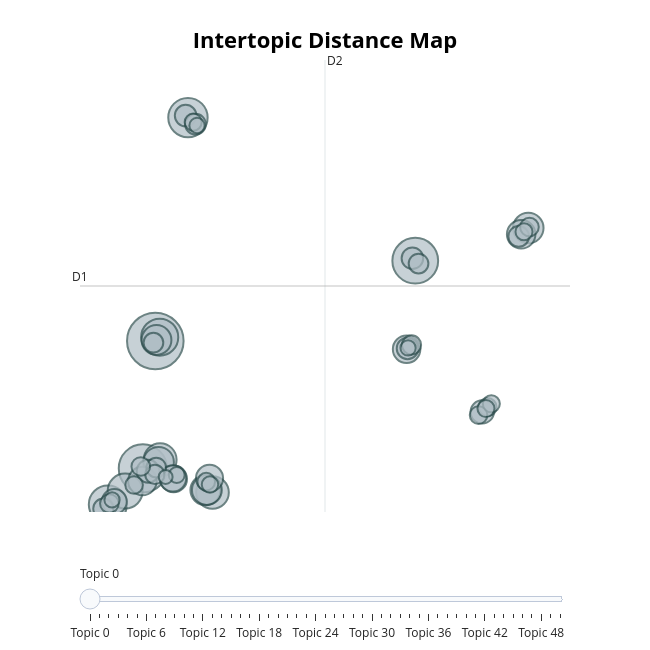

Here is the notebook cell this chart was saved with:
### Code cell
topic_model_no_place.visualize_topics()

### Figure 1 — Plotly figure (JSON) as saved in the notebook; plotly's stock layout.template omitted (floating-point values rounded to 4 significant figures; data arrays with more than 128 entries replaced by an {"elided": "..."} marker saying what was removed)
{"data": [{"customdata": {"elided": "51x3 mixed values"}, "hovertemplate": "<b>Topic %{customdata[0]}</b><br>%{customdata[1]}<br>Size: %{customdata[2]}", "legendgroup": "", "marker": {"color": "#B0BEC5", "line": {"color": "DarkSlateGrey", "width": 2}, "size": [165, 120, 108, 80, 75, 71, 63, 56, 55, 48, 48, 47, 46, 46, 42, 42, 39, 38, 37, 36, 32, 28, 27, 24, 24, 24, 22, 22, 21, 20, 20, 20, 19, 19, 18, 18, 18, 17, 16, 16, 16, 15, 15, 15, 15, 14, 13, 12, 12, 12, 10], "sizemode": "area", "sizeref": 0.1031, "symbol": "circle"}, "mode": "markers", "name": "", "orientation": "v", "showlegend": false, "type": "scatter", "x": [-5.617, -6.29, 8.457, -3.849, -8.185, -5.38, -7.25, -5.357, -2.522, 14.58, -5.437, -2.899, -2.826, -5.553, 14.19, -6.315, 7.989, -2.681, -4.626, -4.663, -7.836, 12.08, -6.009, -3.976, 8.039, 8.303, 14.06, -3.442, -8.43, -5.568, 8.635, -5.719, -5.641, 8.256, -8.103, 14.64, -6.403, 12.37, -6.765, -2.86, 11.89, -3.566, 12.58, 12.29, 14.34, -2.656, -4.458, 8.069, -7.96, -3.359, -5.058], "xaxis": "x", "y": [8.974, 1.083, 13.95, 22.81, -1.155, 9.21, -0.3203, 1.618, -0.4091, 15.97, 1.47, -0.2539, -0.2523, 9.038, 15.58, 0.301, 8.465, 0.4708, 0.4345, 0.4673, -0.9691, 4.582, 0.9118, 22.94, 8.514, 14.1, 15.45, 22.4, -1.405, 1.136, 13.77, 8.872, 0.7084, 8.729, -1.089, 16.03, 1.203, 4.879, 0.05528, 0.2626, 4.385, 22.53, 5.083, 4.79, 15.74, 0.08333, 0.6772, 8.543, -0.8682, 22.32, 0.5564], "yaxis": "y"}], "layout": {"annotations": [{"showarrow": false, "text": "D1", "x": -9.695, "y": 12.38, "yshift": 10}, {"showarrow": false, "text": "D2", "x": 3.571, "xshift": 10, "y": 26.38}], "height": 650, "hoverlabel": {"bgcolor": "white", "font": {"family": "Rockwell", "size": 16}}, "legend": {"itemsizing": "constant", "tracegroupgap": 0}, "margin": {"t": 60}, "shapes": [{"line": {"color": "#CFD8DC", "width": 2}, "type": "line", "x0": 3.571, "x1": 3.571, "y0": -1.616, "y1": 26.38}, {"line": {"color": "#9E9E9E", "width": 2}, "type": "line", "x0": -9.695, "x1": 16.84, "y0": 12.38, "y1": 12.38}], "sliders": [{"active": 0, "pad": {"t": 50}, "steps": [{"args": [{"marker.color": [["red", "#B0BEC5", "#B0BEC5", "#B0BEC5", "#B0BEC5", "#B0BEC5", "#B0BEC5", "#B0BEC5", "#B0BEC5", "#B0BEC5", "#B0BEC5", "#B0BEC5", "#B0BEC5", "#B0BEC5", "#B0BEC5", "#B0BEC5", "#B0BEC5", "#B0BEC5", "#B0BEC5", "#B0BEC5", "#B0BEC5", "#B0BEC5", "#B0BEC5", "#B0BEC5", "#B0BEC5", "#B0BEC5", "#B0BEC5", "#B0BEC5", "#B0BEC5", "#B0BEC5", "#B0BEC5", "#B0BEC5", "#B0BEC5", "#B0BEC5", "#B0BEC5", "#B0BEC5", "#B0BEC5", "#B0BEC5", "#B0BEC5", "#B0BEC5", "#B0BEC5", "#B0BEC5", "#B0BEC5", "#B0BEC5", "#B0BEC5", "#B0BEC5", "#B0BEC5", "#B0BEC5", "#B0BEC5", "#B0BEC5", "#B0BEC5"]]}], "label": "Topic 0", "method": "update"}, {"args": [{"marker.color": [["#B0BEC5", "red", "#B0BEC5", "#B0BEC5", "#B0BEC5", "#B0BEC5", "#B0BEC5", "#B0BEC5", "#B0BEC5", "#B0BEC5", "#B0BEC5", "#B0BEC5", "#B0BEC5", "#B0BEC5", "#B0BEC5", "#B0BEC5", "#B0BEC5", "#B0BEC5", "#B0BEC5", "#B0BEC5", "#B0BEC5", "#B0BEC5", "#B0BEC5", "#B0BEC5", "#B0BEC5", "#B0BEC5", "#B0BEC5", "#B0BEC5", "#B0BEC5", "#B0BEC5", "#B0BEC5", "#B0BEC5", "#B0BEC5", "#B0BEC5", "#B0BEC5", "#B0BEC5", "#B0BEC5", "#B0BEC5", "#B0BEC5", "#B0BEC5", "#B0BEC5", "#B0BEC5", "#B0BEC5", "#B0BEC5", "#B0BEC5", "#B0BEC5", "#B0BEC5", "#B0BEC5", "#B0BEC5", "#B0BEC5", "#B0BEC5"]]}], "label": "Topic 1", "method": "update"}, {"args": [{"marker.color": [["#B0BEC5", "#B0BEC5", "red", "#B0BEC5", "#B0BEC5", "#B0BEC5", "#B0BEC5", "#B0BEC5", "#B0BEC5", "#B0BEC5", "#B0BEC5", "#B0BEC5", "#B0BEC5", "#B0BEC5", "#B0BEC5", "#B0BEC5", "#B0BEC5", "#B0BEC5", "#B0BEC5", "#B0BEC5", "#B0BEC5", "#B0BEC5", "#B0BEC5", "#B0BEC5", "#B0BEC5", "#B0BEC5", "#B0BEC5", "#B0BEC5", "#B0BEC5", "#B0BEC5", "#B0BEC5", "#B0BEC5", "#B0BEC5", "#B0BEC5", "#B0BEC5", "#B0BEC5", "#B0BEC5", "#B0BEC5", "#B0BEC5", "#B0BEC5", "#B0BEC5", "#B0BEC5", "#B0BEC5", "#B0BEC5", "#B0BEC5", "#B0BEC5", "#B0BEC5", "#B0BEC5", "#B0BEC5", "#B0BEC5", "#B0BEC5"]]}], "label": "Topic 2", "method": "update"}, {"args": [{"marker.color": [["#B0BEC5", "#B0BEC5", "#B0BEC5", "red", "#B0BEC5", "#B0BEC5", "#B0BEC5", "#B0BEC5", "#B0BEC5", "#B0BEC5", "#B0BEC5", "#B0BEC5", "#B0BEC5", "#B0BEC5", "#B0BEC5", "#B0BEC5", "#B0BEC5", "#B0BEC5", "#B0BEC5", "#B0BEC5", "#B0BEC5", "#B0BEC5", "#B0BEC5", "#B0BEC5", "#B0BEC5", "#B0BEC5", "#B0BEC5", "#B0BEC5", "#B0BEC5", "#B0BEC5", "#B0BEC5", "#B0BEC5", "#B0BEC5", "#B0BEC5", "#B0BEC5", "#B0BEC5", "#B0BEC5", "#B0BEC5", "#B0BEC5", "#B0BEC5", "#B0BEC5", "#B0BEC5", "#B0BEC5", "#B0BEC5", "#B0BEC5", "#B0BEC5", "#B0BEC5", "#B0BEC5", "#B0BEC5", "#B0BEC5", "#B0BEC5"]]}], "label": "Topic 3", "method": "update"}, {"args": [{"marker.color": [["#B0BEC5", "#B0BEC5", "#B0BEC5", "#B0BEC5", "red", "#B0BEC5", "#B0BEC5", "#B0BEC5", "#B0BEC5", "#B0BEC5", "#B0BEC5", "#B0BEC5", "#B0BEC5", "#B0BEC5", "#B0BEC5", "#B0BEC5", "#B0BEC5", "#B0BEC5", "#B0BEC5", "#B0BEC5", "#B0BEC5", "#B0BEC5", "#B0BEC5", "#B0BEC5", "#B0BEC5", "#B0BEC5", "#B0BEC5", "#B0BEC5", "#B0BEC5", "#B0BEC5", "#B0BEC5", "#B0BEC5", "#B0BEC5", "#B0BEC5", "#B0BEC5", "#B0BEC5", "#B0BEC5", "#B0BEC5", "#B0BEC5", "#B0BEC5", "#B0BEC5", "#B0BEC5", "#B0BEC5", "#B0BEC5", "#B0BEC5", "#B0BEC5", "#B0BEC5", "#B0BEC5", "#B0BEC5", "#B0BEC5", "#B0BEC5"]]}], "label": "Topic 4", "method": "update"}, {"args": [{"marker.color": [["#B0BEC5", "#B0BEC5", "#B0BEC5", "#B0BEC5", "#B0BEC5", "red", "#B0BEC5", "#B0BEC5", "#B0BEC5", "#B0BEC5", "#B0BEC5", "#B0BEC5", "#B0BEC5", "#B0BEC5", "#B0BEC5", "#B0BEC5", "#B0BEC5", "#B0BEC5", "#B0BEC5", "#B0BEC5", "#B0BEC5", "#B0BEC5", "#B0BEC5", "#B0BEC5", "#B0BEC5", "#B0BEC5", "#B0BEC5", "#B0BEC5", "#B0BEC5", "#B0BEC5", "#B0BEC5", "#B0BEC5", "#B0BEC5", "#B0BEC5", "#B0BEC5", "#B0BEC5", "#B0BEC5", "#B0BEC5", "#B0BEC5", "#B0BEC5", "#B0BEC5", "#B0BEC5", "#B0BEC5", "#B0BEC5", "#B0BEC5", "#B0BEC5", "#B0BEC5", "#B0BEC5", "#B0BEC5", "#B0BEC5", "#B0BEC5"]]}], "label": "Topic 5", "method": "update"}, {"args": [{"marker.color": [["#B0BEC5", "#B0BEC5", "#B0BEC5", "#B0BEC5", "#B0BEC5", "#B0BEC5", "red", "#B0BEC5", "#B0BEC5", "#B0BEC5", "#B0BEC5", "#B0BEC5", "#B0BEC5", "#B0BEC5", "#B0BEC5", "#B0BEC5", "#B0BEC5", "#B0BEC5", "#B0BEC5", "#B0BEC5", "#B0BEC5", "#B0BEC5", "#B0BEC5", "#B0BEC5", "#B0BEC5", "#B0BEC5", "#B0BEC5", "#B0BEC5", "#B0BEC5", "#B0BEC5", "#B0BEC5", "#B0BEC5", "#B0BEC5", "#B0BEC5", "#B0BEC5", "#B0BEC5", "#B0BEC5", "#B0BEC5", "#B0BEC5", "#B0BEC5", "#B0BEC5", "#B0BEC5", "#B0BEC5", "#B0BEC5", "#B0BEC5", "#B0BEC5", "#B0BEC5", "#B0BEC5", "#B0BEC5", "#B0BEC5", "#B0BEC5"]]}], "label": "Topic 6", "method": "update"}, {"args": [{"marker.color": [["#B0BEC5", "#B0BEC5", "#B0BEC5", "#B0BEC5", "#B0BEC5", "#B0BEC5", "#B0BEC5", "red", "#B0BEC5", "#B0BEC5", "#B0BEC5", "#B0BEC5", "#B0BEC5", "#B0BEC5", "#B0BEC5", "#B0BEC5", "#B0BEC5", "#B0BEC5", "#B0BEC5", "#B0BEC5", "#B0BEC5", "#B0BEC5", "#B0BEC5", "#B0BEC5", "#B0BEC5", "#B0BEC5", "#B0BEC5", "#B0BEC5", "#B0BEC5", "#B0BEC5", "#B0BEC5", "#B0BEC5", "#B0BEC5", "#B0BEC5", "#B0BEC5", "#B0BEC5", "#B0BEC5", "#B0BEC5", "#B0BEC5", "#B0BEC5", "#B0BEC5", "#B0BEC5", "#B0BEC5", "#B0BEC5", "#B0BEC5", "#B0BEC5", "#B0BEC5", "#B0BEC5", "#B0BEC5", "#B0BEC5", "#B0BEC5"]]}], "label": "Topic 7", "method": "update"}, {"args": [{"marker.color": [["#B0BEC5", "#B0BEC5", "#B0BEC5", "#B0BEC5", "#B0BEC5", "#B0BEC5", "#B0BEC5", "#B0BEC5", "red", "#B0BEC5", "#B0BEC5", "#B0BEC5", "#B0BEC5", "#B0BEC5", "#B0BEC5", "#B0BEC5", "#B0BEC5", "#B0BEC5", "#B0BEC5", "#B0BEC5", "#B0BEC5", "#B0BEC5", "#B0BEC5", "#B0BEC5", "#B0BEC5", "#B0BEC5", "#B0BEC5", "#B0BEC5", "#B0BEC5", "#B0BEC5", "#B0BEC5", "#B0BEC5", "#B0BEC5", "#B0BEC5", "#B0BEC5", "#B0BEC5", "#B0BEC5", "#B0BEC5", "#B0BEC5", "#B0BEC5", "#B0BEC5", "#B0BEC5", "#B0BEC5", "#B0BEC5", "#B0BEC5", "#B0BEC5", "#B0BEC5", "#B0BEC5", "#B0BEC5", "#B0BEC5", "#B0BEC5"]]}], "label": "Topic 8", "method": "update"}, {"args": [{"marker.color": [["#B0BEC5", "#B0BEC5", "#B0BEC5", "#B0BEC5", "#B0BEC5", "#B0BEC5", "#B0BEC5", "#B0BEC5", "#B0BEC5", "red", "#B0BEC5", "#B0BEC5", "#B0BEC5", "#B0BEC5", "#B0BEC5", "#B0BEC5", "#B0BEC5", "#B0BEC5", "#B0BEC5", "#B0BEC5", "#B0BEC5", "#B0BEC5", "#B0BEC5", "#B0BEC5", "#B0BEC5", "#B0BEC5", "#B0BEC5", "#B0BEC5", "#B0BEC5", "#B0BEC5", "#B0BEC5", "#B0BEC5", "#B0BEC5", "#B0BEC5", "#B0BEC5", "#B0BEC5", "#B0BEC5", "#B0BEC5", "#B0BEC5", "#B0BEC5", "#B0BEC5", "#B0BEC5", "#B0BEC5", "#B0BEC5", "#B0BEC5", "#B0BEC5", "#B0BEC5", "#B0BEC5", "#B0BEC5", "#B0BEC5", "#B0BEC5"]]}], "label": "Topic 9", "method": "update"}, {"args": [{"marker.color": [["#B0BEC5", "#B0BEC5", "#B0BEC5", "#B0BEC5", "#B0BEC5", "#B0BEC5", "#B0BEC5", "#B0BEC5", "#B0BEC5", "#B0BEC5", "red", "#B0BEC5", "#B0BEC5", "#B0BEC5", "#B0BEC5", "#B0BEC5", "#B0BEC5", "#B0BEC5", "#B0BEC5", "#B0BEC5", "#B0BEC5", "#B0BEC5", "#B0BEC5", "#B0BEC5", "#B0BEC5", "#B0BEC5", "#B0BEC5", "#B0BEC5", "#B0BEC5", "#B0BEC5", "#B0BEC5", "#B0BEC5", "#B0BEC5", "#B0BEC5", "#B0BEC5", "#B0BEC5", "#B0BEC5", "#B0BEC5", "#B0BEC5", "#B0BEC5", "#B0BEC5", "#B0BEC5", "#B0BEC5", "#B0BEC5", "#B0BEC5", "#B0BEC5", "#B0BEC5", "#B0BEC5", "#B0BEC5", "#B0BEC5", "#B0BEC5"]]}], "label": "Topic 10", "method": "update"}, {"args": [{"marker.color": [["#B0BEC5", "#B0BEC5", "#B0BEC5", "#B0BEC5", "#B0BEC5", "#B0BEC5", "#B0BEC5", "#B0BEC5", "#B0BEC5", "#B0BEC5", "#B0BEC5", "red", "#B0BEC5", "#B0BEC5", "#B0BEC5", "#B0BEC5", "#B0BEC5", "#B0BEC5", "#B0BEC5", "#B0BEC5", "#B0BEC5", "#B0BEC5", "#B0BEC5", "#B0BEC5", "#B0BEC5", "#B0BEC5", "#B0BEC5", "#B0BEC5", "#B0BEC5", "#B0BEC5", "#B0BEC5", "#B0BEC5", "#B0BEC5", "#B0BEC5", "#B0BEC5", "#B0BEC5", "#B0BEC5", "#B0BEC5", "#B0BEC5", "#B0BEC5", "#B0BEC5", "#B0BEC5", "#B0BEC5", "#B0BEC5", "#B0BEC5", "#B0BEC5", "#B0BEC5", "#B0BEC5", "#B0BEC5", "#B0BEC5", "#B0BEC5"]]}], "label": "Topic 11", "method": "update"}, {"args": [{"marker.color": [["#B0BEC5", "#B0BEC5", "#B0BEC5", "#B0BEC5", "#B0BEC5", "#B0BEC5", "#B0BEC5", "#B0BEC5", "#B0BEC5", "#B0BEC5", "#B0BEC5", "#B0BEC5", "red", "#B0BEC5", "#B0BEC5", "#B0BEC5", "#B0BEC5", "#B0BEC5", "#B0BEC5", "#B0BEC5", "#B0BEC5", "#B0BEC5", "#B0BEC5", "#B0BEC5", "#B0BEC5", "#B0BEC5", "#B0BEC5", "#B0BEC5", "#B0BEC5", "#B0BEC5", "#B0BEC5", "#B0BEC5", "#B0BEC5", "#B0BEC5", "#B0BEC5", "#B0BEC5", "#B0BEC5", "#B0BEC5", "#B0BEC5", "#B0BEC5", "#B0BEC5", "#B0BEC5", "#B0BEC5", "#B0BEC5", "#B0BEC5", "#B0BEC5", "#B0BEC5", "#B0BEC5", "#B0BEC5", "#B0BEC5", "#B0BEC5"]]}], "label": "Topic 12", "method": "update"}, {"args": [{"marker.color": [["#B0BEC5", "#B0BEC5", "#B0BEC5", "#B0BEC5", "#B0BEC5", "#B0BEC5", "#B0BEC5", "#B0BEC5", "#B0BEC5", "#B0BEC5", "#B0BEC5", "#B0BEC5", "#B0BEC5", "red", "#B0BEC5", "#B0BEC5", "#B0BEC5", "#B0BEC5", "#B0BEC5", "#B0BEC5", "#B0BEC5", "#B0BEC5", "#B0BEC5", "#B0BEC5", "#B0BEC5", "#B0BEC5", "#B0BEC5", "#B0BEC5", "#B0BEC5", "#B0BEC5", "#B0BEC5", "#B0BEC5", "#B0BEC5", "#B0BEC5", "#B0BEC5", "#B0BEC5", "#B0BEC5", "#B0BEC5", "#B0BEC5", "#B0BEC5", "#B0BEC5", "#B0BEC5", "#B0BEC5", "#B0BEC5", "#B0BEC5", "#B0BEC5", "#B0BEC5", "#B0BEC5", "#B0BEC5", "#B0BEC5", "#B0BEC5"]]}], "label": "Topic 13", "method": "update"}, {"args": [{"marker.color": [["#B0BEC5", "#B0BEC5", "#B0BEC5", "#B0BEC5", "#B0BEC5", "#B0BEC5", "#B0BEC5", "#B0BEC5", "#B0BEC5", "#B0BEC5", "#B0BEC5", "#B0BEC5", "#B0BEC5", "#B0BEC5", "red", "#B0BEC5", "#B0BEC5", "#B0BEC5", "#B0BEC5", "#B0BEC5", "#B0BEC5", "#B0BEC5", "#B0BEC5", "#B0BEC5", "#B0BEC5", "#B0BEC5", "#B0BEC5", "#B0BEC5", "#B0BEC5", "#B0BEC5", "#B0BEC5", "#B0BEC5", "#B0BEC5", "#B0BEC5", "#B0BEC5", "#B0BEC5", "#B0BEC5", "#B0BEC5", "#B0BEC5", "#B0BEC5", "#B0BEC5", "#B0BEC5", "#B0BEC5", "#B0BEC5", "#B0BEC5", "#B0BEC5", "#B0BEC5", "#B0BEC5", "#B0BEC5", "#B0BEC5", "#B0BEC5"]]}], "label": "Topic 14", "method": "update"}, {"args": [{"marker.color": [["#B0BEC5", "#B0BEC5", "#B0BEC5", "#B0BEC5", "#B0BEC5", "#B0BEC5", "#B0BEC5", "#B0BEC5", "#B0BEC5", "#B0BEC5", "#B0BEC5", "#B0BEC5", "#B0BEC5", "#B0BEC5", "#B0BEC5", "red", "#B0BEC5", "#B0BEC5", "#B0BEC5", "#B0BEC5", "#B0BEC5", "#B0BEC5", "#B0BEC5", "#B0BEC5", "#B0BEC5", "#B0BEC5", "#B0BEC5", "#B0BEC5", "#B0BEC5", "#B0BEC5", "#B0BEC5", "#B0BEC5", "#B0BEC5", "#B0BEC5", "#B0BEC5", "#B0BEC5", "#B0BEC5", "#B0BEC5", "#B0BEC5", "#B0BEC5", "#B0BEC5", "#B0BEC5", "#B0BEC5", "#B0BEC5", "#B0BEC5", "#B0BEC5", "#B0BEC5", "#B0BEC5", "#B0BEC5", "#B0BEC5", "#B0BEC5"]]}], "label": "Topic 15", "method": "update"}, {"args": [{"marker.color": [["#B0BEC5", "#B0BEC5", "#B0BEC5", "#B0BEC5", "#B0BEC5", "#B0BEC5", "#B0BEC5", "#B0BEC5", "#B0BEC5", "#B0BEC5", "#B0BEC5", "#B0BEC5", "#B0BEC5", "#B0BEC5", "#B0BEC5", "#B0BEC5", "red", "#B0BEC5", "#B0BEC5", "#B0BEC5", "#B0BEC5", "#B0BEC5", "#B0BEC5", "#B0BEC5", "#B0BEC5", "#B0BEC5", "#B0BEC5", "#B0BEC5", "#B0BEC5", "#B0BEC5", "#B0BEC5", "#B0BEC5", "#B0BEC5", "#B0BEC5", "#B0BEC5", "#B0BEC5", "#B0BEC5", "#B0BEC5", "#B0BEC5", "#B0BEC5", "#B0BEC5", "#B0BEC5", "#B0BEC5", "#B0BEC5", "#B0BEC5", "#B0BEC5", "#B0BEC5", "#B0BEC5", "#B0BEC5", "#B0BEC5", "#B0BEC5"]]}], "label": "Topic 16", "method": "update"}, {"args": [{"marker.color": [["#B0BEC5", "#B0BEC5", "#B0BEC5", "#B0BEC5", "#B0BEC5", "#B0BEC5", "#B0BEC5", "#B0BEC5", "#B0BEC5", "#B0BEC5", "#B0BEC5", "#B0BEC5", "#B0BEC5", "#B0BEC5", "#B0BEC5", "#B0BEC5", "#B0BEC5", "red", "#B0BEC5", "#B0BEC5", "#B0BEC5", "#B0BEC5", "#B0BEC5", "#B0BEC5", "#B0BEC5", "#B0BEC5", "#B0BEC5", "#B0BEC5", "#B0BEC5", "#B0BEC5", "#B0BEC5", "#B0BEC5", "#B0BEC5", "#B0BEC5", "#B0BEC5", "#B0BEC5", "#B0BEC5", "#B0BEC5", "#B0BEC5", "#B0BEC5", "#B0BEC5", "#B0BEC5", "#B0BEC5", "#B0BEC5", "#B0BEC5", "#B0BEC5", "#B0BEC5", "#B0BEC5", "#B0BEC5", "#B0BEC5", "#B0BEC5"]]}], "label": "Topic 17", "method": "update"}, {"args": [{"marker.color": [["#B0BEC5", "#B0BEC5", "#B0BEC5", "#B0BEC5", "#B0BEC5", "#B0BEC5", "#B0BEC5", "#B0BEC5", "#B0BEC5", "#B0BEC5", "#B0BEC5", "#B0BEC5", "#B0BEC5", "#B0BEC5", "#B0BEC5", "#B0BEC5", "#B0BEC5", "#B0BEC5", "red", "#B0BEC5", "#B0BEC5", "#B0BEC5", "#B0BEC5", "#B0BEC5", "#B0BEC5", "#B0BEC5", "#B0BEC5", "#B0BEC5", "#B0BEC5", "#B0BEC5", "#B0BEC5", "#B0BEC5", "#B0BEC5", "#B0BEC5", "#B0BEC5", "#B0BEC5", "#B0BEC5", "#B0BEC5", "#B0BEC5", "#B0BEC5", "#B0BEC5", "#B0BEC5", "#B0BEC5", "#B0BEC5", "#B0BEC5", "#B0BEC5", "#B0BEC5", "#B0BEC5", "#B0BEC5", "#B0BEC5", "#B0BEC5"]]}], "label": "Topic 18", "method": "update"}, {"args": [{"marker.color": [["#B0BEC5", "#B0BEC5", "#B0BEC5", "#B0BEC5", "#B0BEC5", "#B0BEC5", "#B0BEC5", "#B0BEC5", "#B0BEC5", "#B0BEC5", "#B0BEC5", "#B0BEC5", "#B0BEC5", "#B0BEC5", "#B0BEC5", "#B0BEC5", "#B0BEC5", "#B0BEC5", "#B0BEC5", "red", "#B0BEC5", "#B0BEC5", "#B0BEC5", "#B0BEC5", "#B0BEC5", "#B0BEC5", "#B0BEC5", "#B0BEC5", "#B0BEC5", "#B0BEC5", "#B0BEC5", "#B0BEC5", "#B0BEC5", "#B0BEC5", "#B0BEC5", "#B0BEC5", "#B0BEC5", "#B0BEC5", "#B0BEC5", "#B0BEC5", "#B0BEC5", "#B0BEC5", "#B0BEC5", "#B0BEC5", "#B0BEC5", "#B0BEC5", "#B0BEC5", "#B0BEC5", "#B0BEC5", "#B0BEC5", "#B0BEC5"]]}], "label": "Topic 19", "method": "update"}, {"args": [{"marker.color": [["#B0BEC5", "#B0BEC5", "#B0BEC5", "#B0BEC5", "#B0BEC5", "#B0BEC5", "#B0BEC5", "#B0BEC5", "#B0BEC5", "#B0BEC5", "#B0BEC5", "#B0BEC5", "#B0BEC5", "#B0BEC5", "#B0BEC5", "#B0BEC5", "#B0BEC5", "#B0BEC5", "#B0BEC5", "#B0BEC5", "red", "#B0BEC5", "#B0BEC5", "#B0BEC5", "#B0BEC5", "#B0BEC5", "#B0BEC5", "#B0BEC5", "#B0BEC5", "#B0BEC5", "#B0BEC5", "#B0BEC5", "#B0BEC5", "#B0BEC5", "#B0BEC5", "#B0BEC5", "#B0BEC5", "#B0BEC5", "#B0BEC5", "#B0BEC5", "#B0BEC5", "#B0BEC5", "#B0BEC5", "#B0BEC5", "#B0BEC5", "#B0BEC5", "#B0BEC5", "#B0BEC5", "#B0BEC5", "#B0BEC5", "#B0BEC5"]]}], "label": "Topic 20", "method": "update"}, {"args": [{"marker.color": [["#B0BEC5", "#B0BEC5", "#B0BEC5", "#B0BEC5", "#B0BEC5", "#B0BEC5", "#B0BEC5", "#B0BEC5", "#B0BEC5", "#B0BEC5", "#B0BEC5", "#B0BEC5", "#B0BEC5", "#B0BEC5", "#B0BEC5", "#B0BEC5", "#B0BEC5", "#B0BEC5", "#B0BEC5", "#B0BEC5", "#B0BEC5", "red", "#B0BEC5", "#B0BEC5", "#B0BEC5", "#B0BEC5", "#B0BEC5", "#B0BEC5", "#B0BEC5", "#B0BEC5", "#B0BEC5", "#B0BEC5", "#B0BEC5", "#B0BEC5", "#B0BEC5", "#B0BEC5", "#B0BEC5", "#B0BEC5", "#B0BEC5", "#B0BEC5", "#B0BEC5", "#B0BEC5", "#B0BEC5", "#B0BEC5", "#B0BEC5", "#B0BEC5", "#B0BEC5", "#B0BEC5", "#B0BEC5", "#B0BEC5", "#B0BEC5"]]}], "label": "Topic 21", "method": "update"}, {"args": [{"marker.color": [["#B0BEC5", "#B0BEC5", "#B0BEC5", "#B0BEC5", "#B0BEC5", "#B0BEC5", "#B0BEC5", "#B0BEC5", "#B0BEC5", "#B0BEC5", "#B0BEC5", "#B0BEC5", "#B0BEC5", "#B0BEC5", "#B0BEC5", "#B0BEC5", "#B0BEC5", "#B0BEC5", "#B0BEC5", "#B0BEC5", "#B0BEC5", "#B0BEC5", "red", "#B0BEC5", "#B0BEC5", "#B0BEC5", "#B0BEC5", "#B0BEC5", "#B0BEC5", "#B0BEC5", "#B0BEC5", "#B0BEC5", "#B0BEC5", "#B0BEC5", "#B0BEC5", "#B0BEC5", "#B0BEC5", "#B0BEC5", "#B0BEC5", "#B0BEC5", "#B0BEC5", "#B0BEC5", "#B0BEC5", "#B0BEC5", "#B0BEC5", "#B0BEC5", "#B0BEC5", "#B0BEC5", "#B0BEC5", "#B0BEC5", "#B0BEC5"]]}], "label": "Topic 22", "method": "update"}, {"args": [{"marker.color": [["#B0BEC5", "#B0BEC5", "#B0BEC5", "#B0BEC5", "#B0BEC5", "#B0BEC5", "#B0BEC5", "#B0BEC5", "#B0BEC5", "#B0BEC5", "#B0BEC5", "#B0BEC5", "#B0BEC5", "#B0BEC5", "#B0BEC5", "#B0BEC5", "#B0BEC5", "#B0BEC5", "#B0BEC5", "#B0BEC5", "#B0BEC5", "#B0BEC5", "#B0BEC5", "red", "#B0BEC5", "#B0BEC5", "#B0BEC5", "#B0BEC5", "#B0BEC5", "#B0BEC5", "#B0BEC5", "#B0BEC5", "#B0BEC5", "#B0BEC5", "#B0BEC5", "#B0BEC5", "#B0BEC5", "#B0BEC5", "#B0BEC5", "#B0BEC5", "#B0BEC5", "#B0BEC5", "#B0BEC5", "#B0BEC5", "#B0BEC5", "#B0BEC5", "#B0BEC5", "#B0BEC5", "#B0BEC5", "#B0BEC5", "#B0BEC5"]]}], "label": "Topic 23", "method": "update"}, {"args": [{"marker.color": [["#B0BEC5", "#B0BEC5", "#B0BEC5", "#B0BEC5", "#B0BEC5", "#B0BEC5", "#B0BEC5", "#B0BEC5", "#B0BEC5", "#B0BEC5", "#B0BEC5", "#B0BEC5", "#B0BEC5", "#B0BEC5", "#B0BEC5", "#B0BEC5", "#B0BEC5", "#B0BEC5", "#B0BEC5", "#B0BEC5", "#B0BEC5", "#B0BEC5", "#B0BEC5", "#B0BEC5", "red", "#B0BEC5", "#B0BEC5", "#B0BEC5", "#B0BEC5", "#B0BEC5", "#B0BEC5", "#B0BEC5", "#B0BEC5", "#B0BEC5", "#B0BEC5", "#B0BEC5", "#B0BEC5", "#B0BEC5", "#B0BEC5", "#B0BEC5", "#B0BEC5", "#B0BEC5", "#B0BEC5", "#B0BEC5", "#B0BEC5", "#B0BEC5", "#B0BEC5", "#B0BEC5", "#B0BEC5", "#B0BEC5", "#B0BEC5"]]}], "label": "Topic 24", "method": "update"}, {"args": [{"marker.color": [["#B0BEC5", "#B0BEC5", "#B0BEC5", "#B0BEC5", "#B0BEC5", "#B0BEC5", "#B0BEC5", "#B0BEC5", "#B0BEC5", "#B0BEC5", "#B0BEC5", "#B0BEC5", "#B0BEC5", "#B0BEC5", "#B0BEC5", "#B0BEC5", "#B0BEC5", "#B0BEC5", "#B0BEC5", "#B0BEC5", "#B0BEC5", "#B0BEC5", "#B0BEC5", "#B0BEC5", "#B0BEC5", "red", "#B0BEC5", "#B0BEC5", "#B0BEC5", "#B0BEC5", "#B0BEC5", "#B0BEC5", "#B0BEC5", "#B0BEC5", "#B0BEC5", "#B0BEC5", "#B0BEC5", "#B0BEC5", "#B0BEC5", "#B0BEC5", "#B0BEC5", "#B0BEC5", "#B0BEC5", "#B0BEC5", "#B0BEC5", "#B0BEC5", "#B0BEC5", "#B0BEC5", "#B0BEC5", "#B0BEC5", "#B0BEC5"]]}], "label": "Topic 25", "method": "update"}, {"args": [{"marker.color": [["#B0BEC5", "#B0BEC5", "#B0BEC5", "#B0BEC5", "#B0BEC5", "#B0BEC5", "#B0BEC5", "#B0BEC5", "#B0BEC5", "#B0BEC5", "#B0BEC5", "#B0BEC5", "#B0BEC5", "#B0BEC5", "#B0BEC5", "#B0BEC5", "#B0BEC5", "#B0BEC5", "#B0BEC5", "#B0BEC5", "#B0BEC5", "#B0BEC5", "#B0BEC5", "#B0BEC5", "#B0BEC5", "#B0BEC5", "red", "#B0BEC5", "#B0BEC5", "#B0BEC5", "#B0BEC5", "#B0BEC5", "#B0BEC5", "#B0BEC5", "#B0BEC5", "#B0BEC5", "#B0BEC5", "#B0BEC5", "#B0BEC5", "#B0BEC5", "#B0BEC5", "#B0BEC5", "#B0BEC5", "#B0BEC5", "#B0BEC5", "#B0BEC5", "#B0BEC5", "#B0BEC5", "#B0BEC5", "#B0BEC5", "#B0BEC5"]]}], "label": "Topic 26", "method": "update"}, {"args": [{"marker.color": [["#B0BEC5", "#B0BEC5", "#B0BEC5", "#B0BEC5", "#B0BEC5", "#B0BEC5", "#B0BEC5", "#B0BEC5", "#B0BEC5", "#B0BEC5", "#B0BEC5", "#B0BEC5", "#B0BEC5", "#B0BEC5", "#B0BEC5", "#B0BEC5", "#B0BEC5", "#B0BEC5", "#B0BEC5", "#B0BEC5", "#B0BEC5", "#B0BEC5", "#B0BEC5", "#B0BEC5", "#B0BEC5", "#B0BEC5", "#B0BEC5", "red", "#B0BEC5", "#B0BEC5", "#B0BEC5", "#B0BEC5", "#B0BEC5", "#B0BEC5", "#B0BEC5", "#B0BEC5", "#B0BEC5", "#B0BEC5", "#B0BEC5", "#B0BEC5", "#B0BEC5", "#B0BEC5", "#B0BEC5", "#B0BEC5", "#B0BEC5", "#B0BEC5", "#B0BEC5", "#B0BEC5", "#B0BEC5", "#B0BEC5", "#B0BEC5"]]}], "label": "Topic 27", "method": "update"}, {"args": [{"marker.color": [["#B0BEC5", "#B0BEC5", "#B0BEC5", "#B0BEC5", "#B0BEC5", "#B0BEC5", "#B0BEC5", "#B0BEC5", "#B0BEC5", "#B0BEC5", "#B0BEC5", "#B0BEC5", "#B0BEC5", "#B0BEC5", "#B0BEC5", "#B0BEC5", "#B0BEC5", "#B0BEC5", "#B0BEC5", "#B0BEC5", "#B0BEC5", "#B0BEC5", "#B0BEC5", "#B0BEC5", "#B0BEC5", "#B0BEC5", "#B0BEC5", "#B0BEC5", "red", "#B0BEC5", "#B0BEC5", "#B0BEC5", "#B0BEC5", "#B0BEC5", "#B0BEC5", "#B0BEC5", "#B0BEC5", "#B0BEC5", "#B0BEC5", "#B0BEC5", "#B0BEC5", "#B0BEC5", "#B0BEC5", "#B0BEC5", "#B0BEC5", "#B0BEC5", "#B0BEC5", "#B0BEC5", "#B0BEC5", "#B0BEC5", "#B0BEC5"]]}], "label": "Topic 28", "method": "update"}, {"args": [{"marker.color": [["#B0BEC5", "#B0BEC5", "#B0BEC5", "#B0BEC5", "#B0BEC5", "#B0BEC5", "#B0BEC5", "#B0BEC5", "#B0BEC5", "#B0BEC5", "#B0BEC5", "#B0BEC5", "#B0BEC5", "#B0BEC5", "#B0BEC5", "#B0BEC5", "#B0BEC5", "#B0BEC5", "#B0BEC5", "#B0BEC5", "#B0BEC5", "#B0BEC5", "#B0BEC5", "#B0BEC5", "#B0BEC5", "#B0BEC5", "#B0BEC5", "#B0BEC5", "#B0BEC5", "red", "#B0BEC5", "#B0BEC5", "#B0BEC5", "#B0BEC5", "#B0BEC5", "#B0BEC5", "#B0BEC5", "#B0BEC5", "#B0BEC5", "#B0BEC5", "#B0BEC5", "#B0BEC5", "#B0BEC5", "#B0BEC5", "#B0BEC5", "#B0BEC5", "#B0BEC5", "#B0BEC5", "#B0BEC5", "#B0BEC5", "#B0BEC5"]]}], "label": "Topic 29", "method": "update"}, {"args": [{"marker.color": [["#B0BEC5", "#B0BEC5", "#B0BEC5", "#B0BEC5", "#B0BEC5", "#B0BEC5", "#B0BEC5", "#B0BEC5", "#B0BEC5", "#B0BEC5", "#B0BEC5", "#B0BEC5", "#B0BEC5", "#B0BEC5", "#B0BEC5", "#B0BEC5", "#B0BEC5", "#B0BEC5", "#B0BEC5", "#B0BEC5", "#B0BEC5", "#B0BEC5", "#B0BEC5", "#B0BEC5", "#B0BEC5", "#B0BEC5", "#B0BEC5", "#B0BEC5", "#B0BEC5", "#B0BEC5", "red", "#B0BEC5", "#B0BEC5", "#B0BEC5", "#B0BEC5", "#B0BEC5", "#B0BEC5", "#B0BEC5", "#B0BEC5", "#B0BEC5", "#B0BEC5", "#B0BEC5", "#B0BEC5", "#B0BEC5", "#B0BEC5", "#B0BEC5", "#B0BEC5", "#B0BEC5", "#B0BEC5", "#B0BEC5", "#B0BEC5"]]}], "label": "Topic 30", "method": "update"}, {"args": [{"marker.color": [["#B0BEC5", "#B0BEC5", "#B0BEC5", "#B0BEC5", "#B0BEC5", "#B0BEC5", "#B0BEC5", "#B0BEC5", "#B0BEC5", "#B0BEC5", "#B0BEC5", "#B0BEC5", "#B0BEC5", "#B0BEC5", "#B0BEC5", "#B0BEC5", "#B0BEC5", "#B0BEC5", "#B0BEC5", "#B0BEC5", "#B0BEC5", "#B0BEC5", "#B0BEC5", "#B0BEC5", "#B0BEC5", "#B0BEC5", "#B0BEC5", "#B0BEC5", "#B0BEC5", "#B0BEC5", "#B0BEC5", "red", "#B0BEC5", "#B0BEC5", "#B0BEC5", "#B0BEC5", "#B0BEC5", "#B0BEC5", "#B0BEC5", "#B0BEC5", "#B0BEC5", "#B0BEC5", "#B0BEC5", "#B0BEC5", "#B0BEC5", "#B0BEC5", "#B0BEC5", "#B0BEC5", "#B0BEC5", "#B0BEC5", "#B0BEC5"]]}], "label": "Topic 31", "method": "update"}, {"args": [{"marker.color": [["#B0BEC5", "#B0BEC5", "#B0BEC5", "#B0BEC5", "#B0BEC5", "#B0BEC5", "#B0BEC5", "#B0BEC5", "#B0BEC5", "#B0BEC5", "#B0BEC5", "#B0BEC5", "#B0BEC5", "#B0BEC5", "#B0BEC5", "#B0BEC5", "#B0BEC5", "#B0BEC5", "#B0BEC5", "#B0BEC5", "#B0BEC5", "#B0BEC5", "#B0BEC5", "#B0BEC5", "#B0BEC5", "#B0BEC5", "#B0BEC5", "#B0BEC5", "#B0BEC5", "#B0BEC5", "#B0BEC5", "#B0BEC5", "red", "#B0BEC5", "#B0BEC5", "#B0BEC5", "#B0BEC5", "#B0BEC5", "#B0BEC5", "#B0BEC5", "#B0BEC5", "#B0BEC5", "#B0BEC5", "#B0BEC5", "#B0BEC5", "#B0BEC5", "#B0BEC5", "#B0BEC5", "#B0BEC5", "#B0BEC5", "#B0BEC5"]]}], "label": "Topic 32", "method": "update"}, {"args": [{"marker.color": [["#B0BEC5", "#B0BEC5", "#B0BEC5", "#B0BEC5", "#B0BEC5", "#B0BEC5", "#B0BEC5", "#B0BEC5", "#B0BEC5", "#B0BEC5", "#B0BEC5", "#B0BEC5", "#B0BEC5", "#B0BEC5", "#B0BEC5", "#B0BEC5", "#B0BEC5", "#B0BEC5", "#B0BEC5", "#B0BEC5", "#B0BEC5", "#B0BEC5", "#B0BEC5", "#B0BEC5", "#B0BEC5", "#B0BEC5", "#B0BEC5", "#B0BEC5", "#B0BEC5", "#B0BEC5", "#B0BEC5", "#B0BEC5", "#B0BEC5", "red", "#B0BEC5", "#B0BEC5", "#B0BEC5", "#B0BEC5", "#B0BEC5", "#B0BEC5", "#B0BEC5", "#B0BEC5", "#B0BEC5", "#B0BEC5", "#B0BEC5", "#B0BEC5", "#B0BEC5", "#B0BEC5", "#B0BEC5", "#B0BEC5", "#B0BEC5"]]}], "label": "Topic 33", "method": "update"}, {"args": [{"marker.color": [["#B0BEC5", "#B0BEC5", "#B0BEC5", "#B0BEC5", "#B0BEC5", "#B0BEC5", "#B0BEC5", "#B0BEC5", "#B0BEC5", "#B0BEC5", "#B0BEC5", "#B0BEC5", "#B0BEC5", "#B0BEC5", "#B0BEC5", "#B0BEC5", "#B0BEC5", "#B0BEC5", "#B0BEC5", "#B0BEC5", "#B0BEC5", "#B0BEC5", "#B0BEC5", "#B0BEC5", "#B0BEC5", "#B0BEC5", "#B0BEC5", "#B0BEC5", "#B0BEC5", "#B0BEC5", "#B0BEC5", "#B0BEC5", "#B0BEC5", "#B0BEC5", "red", "#B0BEC5", "#B0BEC5", "#B0BEC5", "#B0BEC5", "#B0BEC5", "#B0BEC5", "#B0BEC5", "#B0BEC5", "#B0BEC5", "#B0BEC5", "#B0BEC5", "#B0BEC5", "#B0BEC5", "#B0BEC5", "#B0BEC5", "#B0BEC5"]]}], "label": "Topic 34", "method": "update"}, {"args": [{"marker.color": [["#B0BEC5", "#B0BEC5", "#B0BEC5", "#B0BEC5", "#B0BEC5", "#B0BEC5", "#B0BEC5", "#B0BEC5", "#B0BEC5", "#B0BEC5", "#B0BEC5", "#B0BEC5", "#B0BEC5", "#B0BEC5", "#B0BEC5", "#B0BEC5", "#B0BEC5", "#B0BEC5", "#B0BEC5", "#B0BEC5", "#B0BEC5", "#B0BEC5", "#B0BEC5", "#B0BEC5", "#B0BEC5", "#B0BEC5", "#B0BEC5", "#B0BEC5", "#B0BEC5", "#B0BEC5", "#B0BEC5", "#B0BEC5", "#B0BEC5", "#B0BEC5", "#B0BEC5", "red", "#B0BEC5", "#B0BEC5", "#B0BEC5", "#B0BEC5", "#B0BEC5", "#B0BEC5", "#B0BEC5", "#B0BEC5", "#B0BEC5", "#B0BEC5", "#B0BEC5", "#B0BEC5", "#B0BEC5", "#B0BEC5", "#B0BEC5"]]}], "label": "Topic 35", "method": "update"}, {"args": [{"marker.color": [["#B0BEC5", "#B0BEC5", "#B0BEC5", "#B0BEC5", "#B0BEC5", "#B0BEC5", "#B0BEC5", "#B0BEC5", "#B0BEC5", "#B0BEC5", "#B0BEC5", "#B0BEC5", "#B0BEC5", "#B0BEC5", "#B0BEC5", "#B0BEC5", "#B0BEC5", "#B0BEC5", "#B0BEC5", "#B0BEC5", "#B0BEC5", "#B0BEC5", "#B0BEC5", "#B0BEC5", "#B0BEC5", "#B0BEC5", "#B0BEC5", "#B0BEC5", "#B0BEC5", "#B0BEC5", "#B0BEC5", "#B0BEC5", "#B0BEC5", "#B0BEC5", "#B0BEC5", "#B0BEC5", "red", "#B0BEC5", "#B0BEC5", "#B0BEC5", "#B0BEC5", "#B0BEC5", "#B0BEC5", "#B0BEC5", "#B0BEC5", "#B0BEC5", "#B0BEC5", "#B0BEC5", "#B0BEC5", "#B0BEC5", "#B0BEC5"]]}], "label": "Topic 36", "method": "update"}, {"args": [{"marker.color": [["#B0BEC5", "#B0BEC5", "#B0BEC5", "#B0BEC5", "#B0BEC5", "#B0BEC5", "#B0BEC5", "#B0BEC5", "#B0BEC5", "#B0BEC5", "#B0BEC5", "#B0BEC5", "#B0BEC5", "#B0BEC5", "#B0BEC5", "#B0BEC5", "#B0BEC5", "#B0BEC5", "#B0BEC5", "#B0BEC5", "#B0BEC5", "#B0BEC5", "#B0BEC5", "#B0BEC5", "#B0BEC5", "#B0BEC5", "#B0BEC5", "#B0BEC5", "#B0BEC5", "#B0BEC5", "#B0BEC5", "#B0BEC5", "#B0BEC5", "#B0BEC5", "#B0BEC5", "#B0BEC5", "#B0BEC5", "red", "#B0BEC5", "#B0BEC5", "#B0BEC5", "#B0BEC5", "#B0BEC5", "#B0BEC5", "#B0BEC5", "#B0BEC5", "#B0BEC5", "#B0BEC5", "#B0BEC5", "#B0BEC5", "#B0BEC5"]]}], "label": "Topic 37", "method": "update"}, {"args": [{"marker.color": [["#B0BEC5", "#B0BEC5", "#B0BEC5", "#B0BEC5", "#B0BEC5", "#B0BEC5", "#B0BEC5", "#B0BEC5", "#B0BEC5", "#B0BEC5", "#B0BEC5", "#B0BEC5", "#B0BEC5", "#B0BEC5", "#B0BEC5", "#B0BEC5", "#B0BEC5", "#B0BEC5", "#B0BEC5", "#B0BEC5", "#B0BEC5", "#B0BEC5", "#B0BEC5", "#B0BEC5", "#B0BEC5", "#B0BEC5", "#B0BEC5", "#B0BEC5", "#B0BEC5", "#B0BEC5", "#B0BEC5", "#B0BEC5", "#B0BEC5", "#B0BEC5", "#B0BEC5", "#B0BEC5", "#B0BEC5", "#B0BEC5", "red", "#B0BEC5", "#B0BEC5", "#B0BEC5", "#B0BEC5", "#B0BEC5", "#B0BEC5", "#B0BEC5", "#B0BEC5", "#B0BEC5", "#B0BEC5", "#B0BEC5", "#B0BEC5"]]}], "label": "Topic 38", "method": "update"}, {"args": [{"marker.color": [["#B0BEC5", "#B0BEC5", "#B0BEC5", "#B0BEC5", "#B0BEC5", "#B0BEC5", "#B0BEC5", "#B0BEC5", "#B0BEC5", "#B0BEC5", "#B0BEC5", "#B0BEC5", "#B0BEC5", "#B0BEC5", "#B0BEC5", "#B0BEC5", "#B0BEC5", "#B0BEC5", "#B0BEC5", "#B0BEC5", "#B0BEC5", "#B0BEC5", "#B0BEC5", "#B0BEC5", "#B0BEC5", "#B0BEC5", "#B0BEC5", "#B0BEC5", "#B0BEC5", "#B0BEC5", "#B0BEC5", "#B0BEC5", "#B0BEC5", "#B0BEC5", "#B0BEC5", "#B0BEC5", "#B0BEC5", "#B0BEC5", "#B0BEC5", "red", "#B0BEC5", "#B0BEC5", "#B0BEC5", "#B0BEC5", "#B0BEC5", "#B0BEC5", "#B0BEC5", "#B0BEC5", "#B0BEC5", "#B0BEC5", "#B0BEC5"]]}], "label": "Topic 39", "method": "update"}, {"args": [{"marker.color": [["#B0BEC5", "#B0BEC5", "#B0BEC5", "#B0BEC5", "#B0BEC5", "#B0BEC5", "#B0BEC5", "#B0BEC5", "#B0BEC5", "#B0BEC5", "#B0BEC5", "#B0BEC5", "#B0BEC5", "#B0BEC5", "#B0BEC5", "#B0BEC5", "#B0BEC5", "#B0BEC5", "#B0BEC5", "#B0BEC5", "#B0BEC5", "#B0BEC5", "#B0BEC5", "#B0BEC5", "#B0BEC5", "#B0BEC5", "#B0BEC5", "#B0BEC5", "#B0BEC5", "#B0BEC5", "#B0BEC5", "#B0BEC5", "#B0BEC5", "#B0BEC5", "#B0BEC5", "#B0BEC5", "#B0BEC5", "#B0BEC5", "#B0BEC5", "#B0BEC5", "red", "#B0BEC5", "#B0BEC5", "#B0BEC5", "#B0BEC5", "#B0BEC5", "#B0BEC5", "#B0BEC5", "#B0BEC5", "#B0BEC5", "#B0BEC5"]]}], "label": "Topic 40", "method": "update"}, {"args": [{"marker.color": [["#B0BEC5", "#B0BEC5", "#B0BEC5", "#B0BEC5", "#B0BEC5", "#B0BEC5", "#B0BEC5", "#B0BEC5", "#B0BEC5", "#B0BEC5", "#B0BEC5", "#B0BEC5", "#B0BEC5", "#B0BEC5", "#B0BEC5", "#B0BEC5", "#B0BEC5", "#B0BEC5", "#B0BEC5", "#B0BEC5", "#B0BEC5", "#B0BEC5", "#B0BEC5", "#B0BEC5", "#B0BEC5", "#B0BEC5", "#B0BEC5", "#B0BEC5", "#B0BEC5", "#B0BEC5", "#B0BEC5", "#B0BEC5", "#B0BEC5", "#B0BEC5", "#B0BEC5", "#B0BEC5", "#B0BEC5", "#B0BEC5", "#B0BEC5", "#B0BEC5", "#B0BEC5", "red", "#B0BEC5", "#B0BEC5", "#B0BEC5", "#B0BEC5", "#B0BEC5", "#B0BEC5", "#B0BEC5", "#B0BEC5", "#B0BEC5"]]}], "label": "Topic 41", "method": "update"}, {"args": [{"marker.color": [["#B0BEC5", "#B0BEC5", "#B0BEC5", "#B0BEC5", "#B0BEC5", "#B0BEC5", "#B0BEC5", "#B0BEC5", "#B0BEC5", "#B0BEC5", "#B0BEC5", "#B0BEC5", "#B0BEC5", "#B0BEC5", "#B0BEC5", "#B0BEC5", "#B0BEC5", "#B0BEC5", "#B0BEC5", "#B0BEC5", "#B0BEC5", "#B0BEC5", "#B0BEC5", "#B0BEC5", "#B0BEC5", "#B0BEC5", "#B0BEC5", "#B0BEC5", "#B0BEC5", "#B0BEC5", "#B0BEC5", "#B0BEC5", "#B0BEC5", "#B0BEC5", "#B0BEC5", "#B0BEC5", "#B0BEC5", "#B0BEC5", "#B0BEC5", "#B0BEC5", "#B0BEC5", "#B0BEC5", "red", "#B0BEC5", "#B0BEC5", "#B0BEC5", "#B0BEC5", "#B0BEC5", "#B0BEC5", "#B0BEC5", "#B0BEC5"]]}], "label": "Topic 42", "method": "update"}, {"args": [{"marker.color": [["#B0BEC5", "#B0BEC5", "#B0BEC5", "#B0BEC5", "#B0BEC5", "#B0BEC5", "#B0BEC5", "#B0BEC5", "#B0BEC5", "#B0BEC5", "#B0BEC5", "#B0BEC5", "#B0BEC5", "#B0BEC5", "#B0BEC5", "#B0BEC5", "#B0BEC5", "#B0BEC5", "#B0BEC5", "#B0BEC5", "#B0BEC5", "#B0BEC5", "#B0BEC5", "#B0BEC5", "#B0BEC5", "#B0BEC5", "#B0BEC5", "#B0BEC5", "#B0BEC5", "#B0BEC5", "#B0BEC5", "#B0BEC5", "#B0BEC5", "#B0BEC5", "#B0BEC5", "#B0BEC5", "#B0BEC5", "#B0BEC5", "#B0BEC5", "#B0BEC5", "#B0BEC5", "#B0BEC5", "#B0BEC5", "red", "#B0BEC5", "#B0BEC5", "#B0BEC5", "#B0BEC5", "#B0BEC5", "#B0BEC5", "#B0BEC5"]]}], "label": "Topic 43", "method": "update"}, {"args": [{"marker.color": [["#B0BEC5", "#B0BEC5", "#B0BEC5", "#B0BEC5", "#B0BEC5", "#B0BEC5", "#B0BEC5", "#B0BEC5", "#B0BEC5", "#B0BEC5", "#B0BEC5", "#B0BEC5", "#B0BEC5", "#B0BEC5", "#B0BEC5", "#B0BEC5", "#B0BEC5", "#B0BEC5", "#B0BEC5", "#B0BEC5", "#B0BEC5", "#B0BEC5", "#B0BEC5", "#B0BEC5", "#B0BEC5", "#B0BEC5", "#B0BEC5", "#B0BEC5", "#B0BEC5", "#B0BEC5", "#B0BEC5", "#B0BEC5", "#B0BEC5", "#B0BEC5", "#B0BEC5", "#B0BEC5", "#B0BEC5", "#B0BEC5", "#B0BEC5", "#B0BEC5", "#B0BEC5", "#B0BEC5", "#B0BEC5", "#B0BEC5", "red", "#B0BEC5", "#B0BEC5", "#B0BEC5", "#B0BEC5", "#B0BEC5", "#B0BEC5"]]}], "label": "Topic 44", "method": "update"}, {"args": [{"marker.color": [["#B0BEC5", "#B0BEC5", "#B0BEC5", "#B0BEC5", "#B0BEC5", "#B0BEC5", "#B0BEC5", "#B0BEC5", "#B0BEC5", "#B0BEC5", "#B0BEC5", "#B0BEC5", "#B0BEC5", "#B0BEC5", "#B0BEC5", "#B0BEC5", "#B0BEC5", "#B0BEC5", "#B0BEC5", "#B0BEC5", "#B0BEC5", "#B0BEC5", "#B0BEC5", "#B0BEC5", "#B0BEC5", "#B0BEC5", "#B0BEC5", "#B0BEC5", "#B0BEC5", "#B0BEC5", "#B0BEC5", "#B0BEC5", "#B0BEC5", "#B0BEC5", "#B0BEC5", "#B0BEC5", "#B0BEC5", "#B0BEC5", "#B0BEC5", "#B0BEC5", "#B0BEC5", "#B0BEC5", "#B0BEC5", "#B0BEC5", "#B0BEC5", "red", "#B0BEC5", "#B0BEC5", "#B0BEC5", "#B0BEC5", "#B0BEC5"]]}], "label": "Topic 45", "method": "update"}, {"args": [{"marker.color": [["#B0BEC5", "#B0BEC5", "#B0BEC5", "#B0BEC5", "#B0BEC5", "#B0BEC5", "#B0BEC5", "#B0BEC5", "#B0BEC5", "#B0BEC5", "#B0BEC5", "#B0BEC5", "#B0BEC5", "#B0BEC5", "#B0BEC5", "#B0BEC5", "#B0BEC5", "#B0BEC5", "#B0BEC5", "#B0BEC5", "#B0BEC5", "#B0BEC5", "#B0BEC5", "#B0BEC5", "#B0BEC5", "#B0BEC5", "#B0BEC5", "#B0BEC5", "#B0BEC5", "#B0BEC5", "#B0BEC5", "#B0BEC5", "#B0BEC5", "#B0BEC5", "#B0BEC5", "#B0BEC5", "#B0BEC5", "#B0BEC5", "#B0BEC5", "#B0BEC5", "#B0BEC5", "#B0BEC5", "#B0BEC5", "#B0BEC5", "#B0BEC5", "#B0BEC5", "red", "#B0BEC5", "#B0BEC5", "#B0BEC5", "#B0BEC5"]]}], "label": "Topic 46", "method": "update"}, {"args": [{"marker.color": [["#B0BEC5", "#B0BEC5", "#B0BEC5", "#B0BEC5", "#B0BEC5", "#B0BEC5", "#B0BEC5", "#B0BEC5", "#B0BEC5", "#B0BEC5", "#B0BEC5", "#B0BEC5", "#B0BEC5", "#B0BEC5", "#B0BEC5", "#B0BEC5", "#B0BEC5", "#B0BEC5", "#B0BEC5", "#B0BEC5", "#B0BEC5", "#B0BEC5", "#B0BEC5", "#B0BEC5", "#B0BEC5", "#B0BEC5", "#B0BEC5", "#B0BEC5", "#B0BEC5", "#B0BEC5", "#B0BEC5", "#B0BEC5", "#B0BEC5", "#B0BEC5", "#B0BEC5", "#B0BEC5", "#B0BEC5", "#B0BEC5", "#B0BEC5", "#B0BEC5", "#B0BEC5", "#B0BEC5", "#B0BEC5", "#B0BEC5", "#B0BEC5", "#B0BEC5", "#B0BEC5", "red", "#B0BEC5", "#B0BEC5", "#B0BEC5"]]}], "label": "Topic 47", "method": "update"}, {"args": [{"marker.color": [["#B0BEC5", "#B0BEC5", "#B0BEC5", "#B0BEC5", "#B0BEC5", "#B0BEC5", "#B0BEC5", "#B0BEC5", "#B0BEC5", "#B0BEC5", "#B0BEC5", "#B0BEC5", "#B0BEC5", "#B0BEC5", "#B0BEC5", "#B0BEC5", "#B0BEC5", "#B0BEC5", "#B0BEC5", "#B0BEC5", "#B0BEC5", "#B0BEC5", "#B0BEC5", "#B0BEC5", "#B0BEC5", "#B0BEC5", "#B0BEC5", "#B0BEC5", "#B0BEC5", "#B0BEC5", "#B0BEC5", "#B0BEC5", "#B0BEC5", "#B0BEC5", "#B0BEC5", "#B0BEC5", "#B0BEC5", "#B0BEC5", "#B0BEC5", "#B0BEC5", "#B0BEC5", "#B0BEC5", "#B0BEC5", "#B0BEC5", "#B0BEC5", "#B0BEC5", "#B0BEC5", "#B0BEC5", "red", "#B0BEC5", "#B0BEC5"]]}], "label": "Topic 48", "method": "update"}, {"args": [{"marker.color": [["#B0BEC5", "#B0BEC5", "#B0BEC5", "#B0BEC5", "#B0BEC5", "#B0BEC5", "#B0BEC5", "#B0BEC5", "#B0BEC5", "#B0BEC5", "#B0BEC5", "#B0BEC5", "#B0BEC5", "#B0BEC5", "#B0BEC5", "#B0BEC5", "#B0BEC5", "#B0BEC5", "#B0BEC5", "#B0BEC5", "#B0BEC5", "#B0BEC5", "#B0BEC5", "#B0BEC5", "#B0BEC5", "#B0BEC5", "#B0BEC5", "#B0BEC5", "#B0BEC5", "#B0BEC5", "#B0BEC5", "#B0BEC5", "#B0BEC5", "#B0BEC5", "#B0BEC5", "#B0BEC5", "#B0BEC5", "#B0BEC5", "#B0BEC5", "#B0BEC5", "#B0BEC5", "#B0BEC5", "#B0BEC5", "#B0BEC5", "#B0BEC5", "#B0BEC5", "#B0BEC5", "#B0BEC5", "#B0BEC5", "red", "#B0BEC5"]]}], "label": "Topic 49", "method": "update"}, {"args": [{"marker.color": [["#B0BEC5", "#B0BEC5", "#B0BEC5", "#B0BEC5", "#B0BEC5", "#B0BEC5", "#B0BEC5", "#B0BEC5", "#B0BEC5", "#B0BEC5", "#B0BEC5", "#B0BEC5", "#B0BEC5", "#B0BEC5", "#B0BEC5", "#B0BEC5", "#B0BEC5", "#B0BEC5", "#B0BEC5", "#B0BEC5", "#B0BEC5", "#B0BEC5", "#B0BEC5", "#B0BEC5", "#B0BEC5", "#B0BEC5", "#B0BEC5", "#B0BEC5", "#B0BEC5", "#B0BEC5", "#B0BEC5", "#B0BEC5", "#B0BEC5", "#B0BEC5", "#B0BEC5", "#B0BEC5", "#B0BEC5", "#B0BEC5", "#B0BEC5", "#B0BEC5", "#B0BEC5", "#B0BEC5", "#B0BEC5", "#B0BEC5", "#B0BEC5", "#B0BEC5", "#B0BEC5", "#B0BEC5", "#B0BEC5", "#B0BEC5", "red"]]}], "label": "Topic 50", "method": "update"}]}], "title": {"font": {"color": "Black", "size": 22}, "text": "<b>Intertopic Distance Map</b>", "x": 0.5, "xanchor": "center", "y": 0.95, "yanchor": "top"}, "width": 650, "xaxis": {"anchor": "y", "domain": [0, 1], "range": [-9.695, 16.84], "title": {"text": ""}, "visible": false}, "yaxis": {"anchor": "x", "domain": [0, 1], "range": [-1.616, 26.38], "title": {"text": ""}, "visible": false}}}
